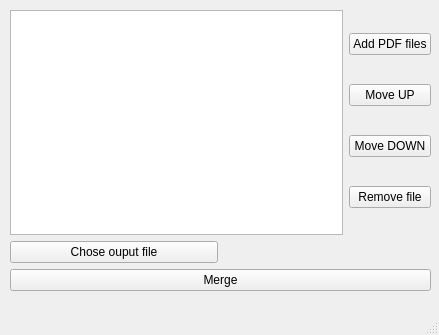
<?xml version="1.0" encoding="UTF-8"?>
<ui version="4.0">
 <class>MainWindow</class>
 <widget class="QMainWindow" name="MainWindow">
  <property name="geometry">
   <rect>
    <x>0</x>
    <y>0</y>
    <width>439</width>
    <height>335</height>
   </rect>
  </property>
  <property name="windowTitle">
   <string>MainWindow</string>
  </property>
  <widget class="QWidget" name="centralwidget">
   <widget class="QWidget" name="layoutWidget">
    <property name="geometry">
     <rect>
      <x>10</x>
      <y>10</y>
      <width>421</width>
      <height>281</height>
     </rect>
    </property>
    <layout class="QVBoxLayout" name="verticalLayout_2">
     <item>
      <layout class="QHBoxLayout" name="horizontalLayout">
       <item>
        <widget class="QListWidget" name="listWidget"/>
       </item>
       <item>
        <layout class="QVBoxLayout" name="verticalLayout">
         <item>
          <widget class="QPushButton" name="addButton">
           <property name="text">
            <string>Add PDF files</string>
           </property>
          </widget>
         </item>
         <item>
          <widget class="QPushButton" name="moveUpButton">
           <property name="text">
            <string>Move UP</string>
           </property>
          </widget>
         </item>
         <item>
          <widget class="QPushButton" name="moveDownButton">
           <property name="text">
            <string>Move DOWN</string>
           </property>
          </widget>
         </item>
         <item>
          <widget class="QPushButton" name="removeButton">
           <property name="text">
            <string>Remove file</string>
           </property>
          </widget>
         </item>
        </layout>
       </item>
      </layout>
     </item>
     <item>
      <layout class="QHBoxLayout" name="horizontalLayout_2">
       <item>
        <widget class="QPushButton" name="outputButton">
         <property name="text">
          <string>Chose ouput file</string>
         </property>
        </widget>
       </item>
       <item>
        <widget class="QLabel" name="outputLabel">
         <property name="text">
          <string/>
         </property>
        </widget>
       </item>
      </layout>
     </item>
     <item>
      <widget class="QPushButton" name="mergeButton">
       <property name="text">
        <string>Merge</string>
       </property>
      </widget>
     </item>
    </layout>
   </widget>
  </widget>
  <widget class="QMenuBar" name="menubar">
   <property name="geometry">
    <rect>
     <x>0</x>
     <y>0</y>
     <width>439</width>
     <height>33</height>
    </rect>
   </property>
  </widget>
  <widget class="QStatusBar" name="statusbar"/>
 </widget>
 <resources/>
 <connections/>
</ui>
